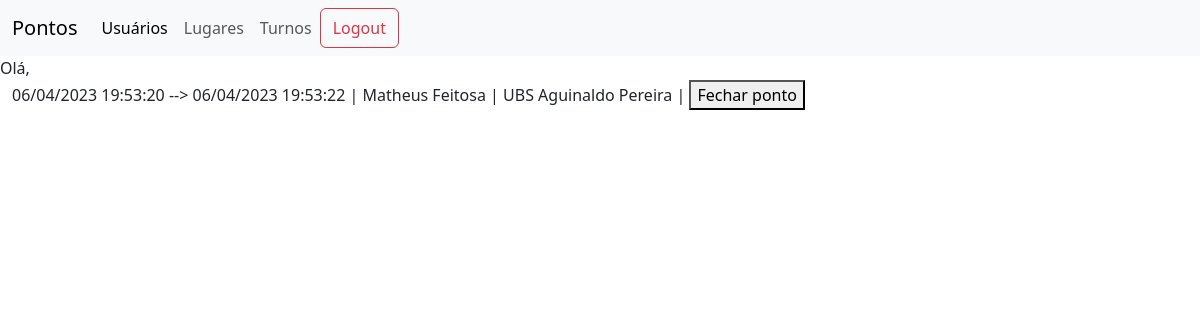
/shifts/, run on the app's committed database.
### shifts/models.py (models this page shows, shortened)
class Shift(models.Model):
    id = models.UUIDField(
        default=uuid.uuid4, unique=True, editable=False, primary_key=True
    )
    owner = models.ForeignKey(
        User, verbose_name="Dono", on_delete=models.SET_NULL, null=True
    )
    workplace = models.ForeignKey(
        Workplace,
        on_delete=models.SET_NULL,
        null=True,
        verbose_name="Local de trabalho",
    )
    begin = models.DateTimeField(auto_now_add=True,
                                 verbose_name="Início", editable=False
                                 )
    end = models.DateTimeField(
        default=None, auto_now=False, auto_now_add=False, verbose_name="Fim", null=True, blank=True
    )
    begin_position = models.CharField(
        max_length=200, verbose_name="Posição no início")
    end_position = models.CharField(
        max_length=200, verbose_name="Posição no fim", blank=True)
    begin_photo = models.ImageField(
        upload_to="static/shift_photos", verbose_name="Foto de entrada", blank=True, null=True
    )
    end_photo = models.ImageField(
        upload_to="static/shift_photos", verbose_name="Foto de saída", blank=True, null=True
    )
    is_open = models.BooleanField(
        default=True, verbose_name="Ponto está em aberto?")

### profiles/models.py (models this page shows, shortened)
class Profile(models.Model):
    user = models.OneToOneField(User, on_delete=models.CASCADE, null=True, blank=True)
    id = models.UUIDField(
        default=uuid.uuid4, unique=True, primary_key=True, editable=False
    )
    name = models.CharField(max_length=200)
    cpf = models.CharField(max_length=11, editable=False)
    crm_number = models.CharField(max_length=20)
    crm_state = models.CharField(max_length=2, choices=STATE_CHOICES)
    created = models.DateTimeField(auto_now_add=True)

### workplaces/models.py (models this page shows, shortened)
class Workplace(models.Model):
    id = models.UUIDField(
        default=uuid.uuid4, unique=True, editable=False, primary_key=True
    )
    owner = models.ForeignKey(
        User, verbose_name='Trabalhador',  on_delete=models.SET_NULL, null=True)
    name = models.CharField(verbose_name='Nome do local', max_length=200)
    address = models.CharField(verbose_name='Endereço', max_length=200)
    location = models.CharField(verbose_name='Localização', max_length=200)
    turn_size_hours = models.IntegerField(verbose_name='Horas diárias')
    hour_price = models.DecimalField(verbose_name='Preço por hora',
                                     max_digits=6, decimal_places=2, default=Decimal("0.00")
                                     )

### shifts/views.py (the view)
# urls.py: path("", views.shifts, name="shifts"),
def shifts(request):
    shifts = Shift.objects.order_by('begin')
    return render(request, 'shifts/list.html', {'shifts': shifts})

### templates/shifts/list.html (shortened to what this page needs)
{% extends "base.html" %}
{% block content %}
{% for shift in shifts %}
<form action="{% url 'close_shift_id' shift.id %}"
    method="post">
    <p>{{shift.begin|date:"d/m/Y H:i:s"}} -->
        {% if shift.end %} {{shift.end|date:"d/m/Y H:i:s"}} {% else %} Aberto {% endif %}
        |
        {{shift.owner.profile.name}} |
        {{shift.workplace.name}} |
        <button type="submit">Fechar ponto</button>
    </p>
</form>
{% endfor %}
{% endblock content %}

### data on the page
Shift: begin "06/04/2023 19:53:20", end "06/04/2023 19:53:22", owner.profile.name "Matheus Feitosa", workplace.name "UBS Aguinaldo Pereira"
